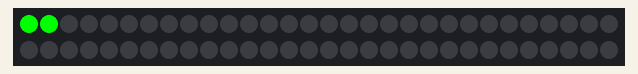
A sketch run on a simulated Arduino Uno, built with avr-gcc and run on an emulated ATmega328P. Parts: 60 RGB LEDs in strip order, left to right, continuing on the next row.

Above: at 2.06 s.
At 5.94 s:
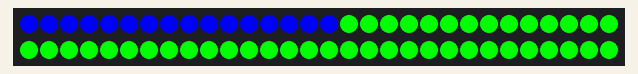
At 9.83 s:
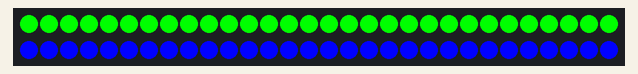
At 17.71 s:
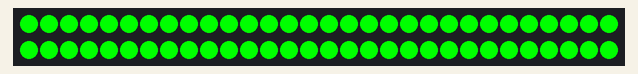
At 28.21 s:
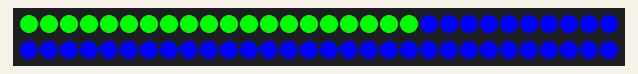
At 39.87 s:
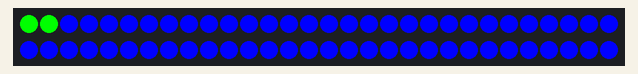

The sketch:

LED_switchColor.ino
```cpp
#include <FastLED.h>
#define NUM_LEDS 60
#define DATA_PIN 6

CRGB leds[NUM_LEDS];

void setup() {
    delay(2000);
    FastLED.addLeds<WS2812B, DATA_PIN, GRB>(leds, NUM_LEDS);  // GRB ordering is typical
}
void loop() {
   for(int i = 0; i < NUM_LEDS; i++) {
      leds[i] = CRGB(0,255,0);
      FastLED.show();
      delay(50);
   }

   for(int i = 0; i < NUM_LEDS; i++) {
      leds[i] = CRGB(0,0,255);
      FastLED.show();
      delay(50);
   }
}
```
